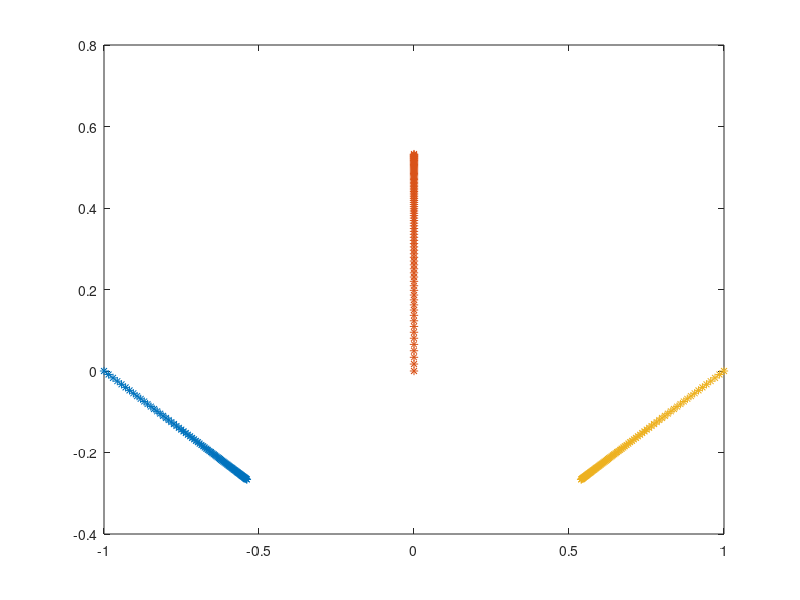

This chart was generated by the following MATLAB code:
clear all
close all
% initial relative condition
x0 = [-1 0 1]';
y0 = [0 0 0]';

% final relative condition
xf = [-0.5 0 0.5]';
yf = [-0.5 sqrt(3)/2-0.5 -0.5]';

% update time interval
dt = 0.01;

% Laplacian Matrix
L = [2, -1, -1; ...
    -1, 2, -1; ...
    -1, -1, 2];

% Define the displacement vector \tau
tau = [(x0-xf);(y0-yf)]';
error(1) = 1;
error(2) = rand*0.1;
for i=1:300
    if abs(error(end)-error(end-1))>0.001 %Define the convergence criterion
        Xi(:,i)=tau+[xf;yf]';
        error(i)=std(tau(1:3))+std(tau(3:end));
        % run the Consensus Protocol 
        tau_dot = -[L,zeros(3,3);zeros(3,3),L]*tau';
        % update the states tau using RK44 integration
        ti(i) = dt*i;
        k1=dt*tau_dot;
        k2=dt*(-[L,zeros(3,3);zeros(3,3),L]*(tau'+k1/2));
        k3=dt*(-[L,zeros(3,3);zeros(3,3),L]*(tau'+k2/2));
        k4=dt*(-[L,zeros(3,3);zeros(3,3),L]*(tau'+k3));
        tau=tau+1/6*(k1'+2*k2'+2*k3'+k4');
    end
end
% Plot the trajectory
for i=1:3
    plot(Xi(i,1:end),Xi(i+3,1:end),'*');
    hold on
end
